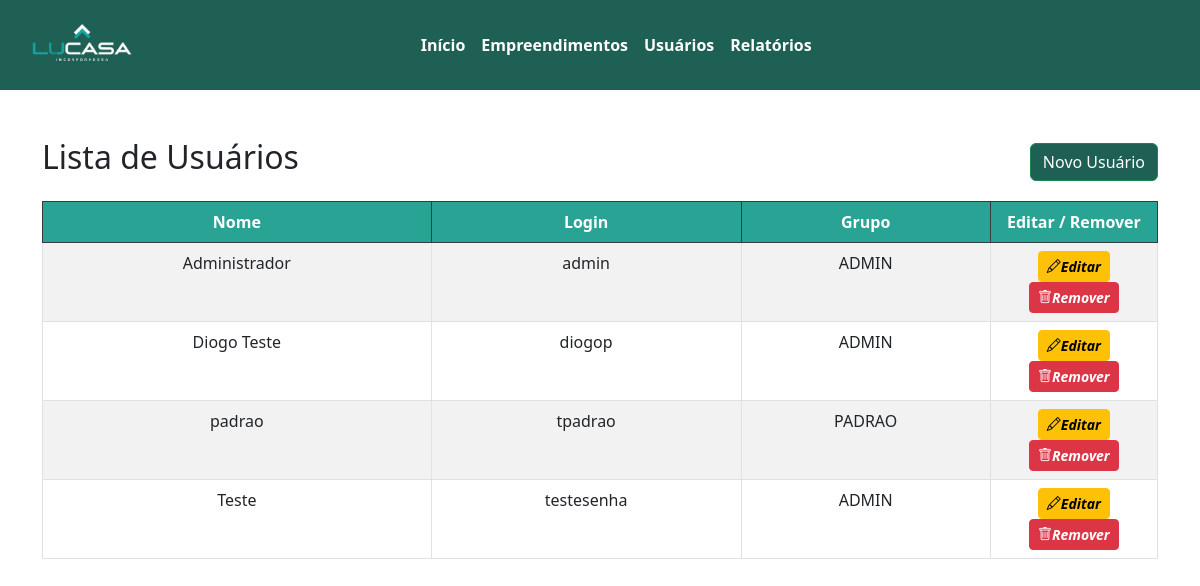
Screenshot of /listaUsuario/ with the database file from the repository.
### appteste/models.py (models this page shows, shortened)
class Usuario(models.Model):
    Nome = models.CharField(max_length=200)
    Login = models.CharField(max_length=45)
    Senha = models.CharField(max_length=100)
    Ativo = models.BooleanField(default=True)
    Categoria_Usuario = models.ForeignKey(Categoria_Usuario, on_delete=models.CASCADE)

class Categoria_Usuario(models.Model):
    Descricao = models.CharField(max_length=100)
    Ativa = models.BooleanField(default=True)

### appteste/views.py (the view)
# urls.py: path("listaUsuario/", views.listaUsuario, name="listaUsuario"),
def listaUsuario(request):
    obj = Usuario.objects.all().filter(Ativo = True)
    context = {"obj": obj}
    return render(request=request,
                  template_name='appteste/Usuario/listaUsuario.html', context=context)

### appteste/templates/appteste/Usuario/listaUsuario.html (shortened to what this page needs)
{% extends "appteste/cabecalho.html" %}
{% block content%}
<head>
    {% load static%}
    <link href="{% static 'css/listas.css' %}" rel="stylesheet">
    <link rel="stylesheet" href="https://cdnjs.cloudflare.com/ajax/libs/bootstrap-icons/1.10.5/font/bootstrap-icons.min.css">
</head>
<body>
    <div class="container mt-5">
        <div class="d-flex justify-content-between align-items-center mb-3">
            <h2>Lista de Usuários</h2>
            <button class="btn btn-success"><a href="../cadUsuario/">Novo
                    Usuário</a></button>
        </div>
        <table class="table table-bordered table-hover table-striped table-responsive" id="usuarios">
            <thead class="table-dark">
                <tr>
                    <th style="background-color: #28A394;">Nome</th>
                    <th style="background-color: #28A394;">Login</th>
                    <th style="background-color: #28A394;">Grupo</th>
                    <th style="background-color: #28A394; width: 15%;">Editar / Remover</th>
                </tr>
            </thead>
            <tbody>
                {% for obj in obj %}
                <tr>
                    <td>{{obj.Nome}}</td>
                    <td>{{obj.Login}}</td>
                    <td>{{obj.Categoria_Usuario.Descricao}}</td>
                    <td style="text-align: center;">
                        <button class="btn btn-warning btn-sm">
                            <a class="btn-editar" href="{% url 'updateUsuario' obj.id %}" style="text-decoration: none; color: rgb(0, 0, 0);">
                                <i class="bi bi-pencil"><strong>Editar</strong></i>
                            </a>
                        </button>
                        <button type="" class="btn btn-danger btn-sm">
                            <a class="btn-remov" href="{% url 'deleteUsuario' obj.id %}" style="text-decoration: none; color: white;">
                                <i class="bi bi-trash"><strong>Remover</strong></i>
                            </a>
                        </button>
                    </td>
                </tr>
                {% endfor %}
            </tbody>
        </table>
    </div>
    {% endblock %}

### appteste/static/css/listas.css (style rules this page uses)
body { background-color: #ffffff; }
th { text-align: center; }
td { text-align: center; }
.btn-success { background-color: #1e6054; }
a { color: #ffffff; text-decoration: none; }
.btn-editar { text-decoration: none; color: #000000; }
.btn-remov { text-decoration: none; color: #ffffff; }

### rows the page displays
Usuario: Nome "Administrador", Login "admin", Categoria_Usuario.Descricao "ADMIN"
Usuario: Nome "Diogo Teste", Login "diogop", Categoria_Usuario.Descricao "ADMIN"
Usuario: Nome "padrao", Login "tpadrao", Categoria_Usuario.Descricao "PADRAO"
Usuario: Nome "Teste", Login "testesenha", Categoria_Usuario.Descricao "ADMIN"
